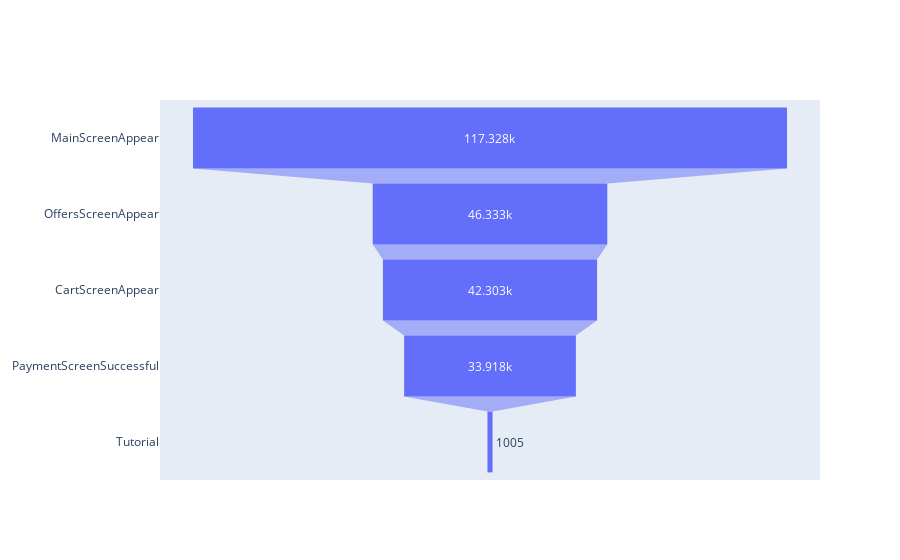

The cell this chart's notebook holds for it:
### Markdown cell above
Визуализируем полученные данные:

### Code cell
fig = go.Figure(go.Funnel(
    y = data_en_count['event_name'],
    x = data_en_count['total'])
)
fig.show()

### Figure 1 — Plotly figure (JSON) as saved in the notebook; plotly's stock layout.template omitted (floating-point values rounded to 4 significant figures)
{"data": [{"type": "funnel", "x": [117328, 46333, 42303, 33918, 1005], "y": ["MainScreenAppear", "OffersScreenAppear", "CartScreenAppear", "PaymentScreenSuccessful", "Tutorial"]}], "layout": {}}
